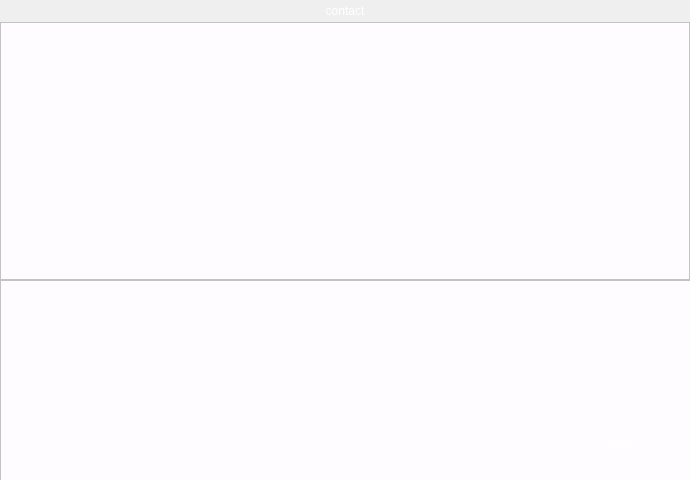
<?xml version="1.0" encoding="UTF-8"?>
<ui version="4.0">
 <class>ChatWindow</class>
 <widget class="QMainWindow" name="ChatWindow">
  <property name="geometry">
   <rect>
    <x>0</x>
    <y>0</y>
    <width>690</width>
    <height>480</height>
   </rect>
  </property>
  <property name="windowTitle">
   <string>MainWindow</string>
  </property>
  <widget class="QWidget" name="centralWidget">
   <layout class="QVBoxLayout" name="verticalLayout" stretch="1,12,3">
    <property name="spacing">
     <number>0</number>
    </property>
    <property name="leftMargin">
     <number>0</number>
    </property>
    <property name="topMargin">
     <number>0</number>
    </property>
    <property name="rightMargin">
     <number>0</number>
    </property>
    <property name="bottomMargin">
     <number>0</number>
    </property>
    <item>
     <widget class="QLabel" name="title">
      <property name="styleSheet">
       <string notr="true">color: rgb(255, 255, 255);
border-image: url(:/img/img/color.png);</string>
      </property>
      <property name="text">
       <string>contact</string>
      </property>
      <property name="alignment">
       <set>Qt::AlignCenter</set>
      </property>
     </widget>
    </item>
    <item>
     <widget class="QListWidget" name="listWidget">
      <property name="sizePolicy">
       <sizepolicy hsizetype="Expanding" vsizetype="Preferred">
        <horstretch>0</horstretch>
        <verstretch>0</verstretch>
       </sizepolicy>
      </property>
      <property name="styleSheet">
       <string notr="true">background-color: rgb(255, 252, 255);</string>
      </property>
      <property name="verticalScrollBarPolicy">
       <enum>Qt::ScrollBarAsNeeded</enum>
      </property>
      <property name="horizontalScrollBarPolicy">
       <enum>Qt::ScrollBarAlwaysOff</enum>
      </property>
     </widget>
    </item>
    <item>
     <widget class="QWidget" name="widget" native="true">
      <property name="minimumSize">
       <size>
        <width>0</width>
        <height>200</height>
       </size>
      </property>
      <property name="maximumSize">
       <size>
        <width>16777215</width>
        <height>200</height>
       </size>
      </property>
      <property name="styleSheet">
       <string notr="true">background-color: rgb(255, 252, 255);</string>
      </property>
      <widget class="QTextEdit" name="textEdit">
       <property name="geometry">
        <rect>
         <x>0</x>
         <y>0</y>
         <width>691</width>
         <height>201</height>
        </rect>
       </property>
       <property name="sizePolicy">
        <sizepolicy hsizetype="Expanding" vsizetype="Preferred">
         <horstretch>0</horstretch>
         <verstretch>0</verstretch>
        </sizepolicy>
       </property>
       <property name="styleSheet">
        <string notr="true">background-color: rgb(255, 252, 255);</string>
       </property>
      </widget>
      <widget class="QPushButton" name="pushButton">
       <property name="geometry">
        <rect>
         <x>580</x>
         <y>150</y>
         <width>81</width>
         <height>23</height>
        </rect>
       </property>
       <property name="styleSheet">
        <string notr="true">border-image: url(:/img/img/color.png);
border-radius:3px;
color: rgb(255, 255, 255);</string>
       </property>
       <property name="text">
        <string>send</string>
       </property>
      </widget>
     </widget>
    </item>
   </layout>
  </widget>
 </widget>
 <layoutdefault spacing="6" margin="11"/>
 <resources/>
 <connections/>
</ui>
